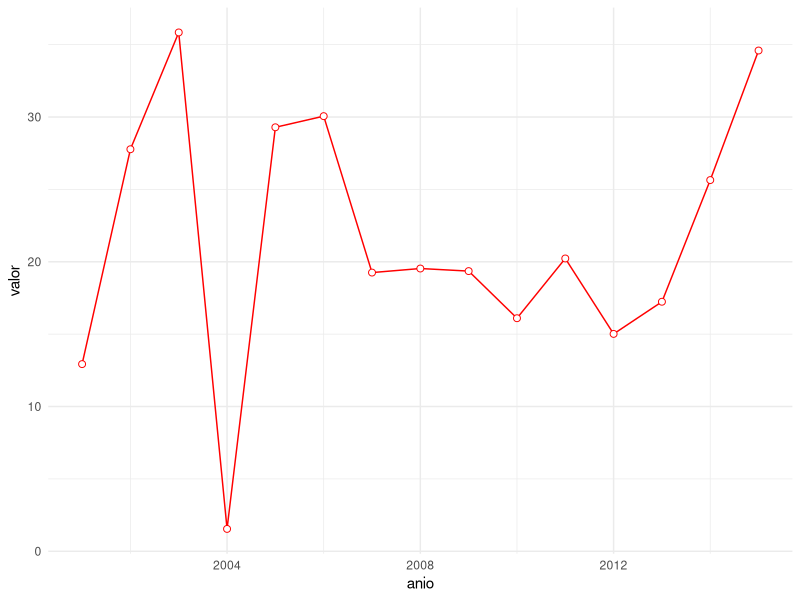

Write the R code that produced this figure.
## ---- chunk 1

#install.packages("ggplot2")
library(ggplot2) # Cargar la librería gráfica "ggplot2"

## ---- chunk 2
anio <- c(2001:2015)
set.seed(1234)
valor <- rnorm(15,25,10)
datos <- data.frame( anio, valor)

## ---- chunk 3
datos 
## ---- chunk 4
ggplot(datos, aes(x=anio, y=valor )) + 
  geom_line(colour="red")  + 
  geom_point( size=2, shape=21, fill="white", colour="red") + 
  theme_minimal()

